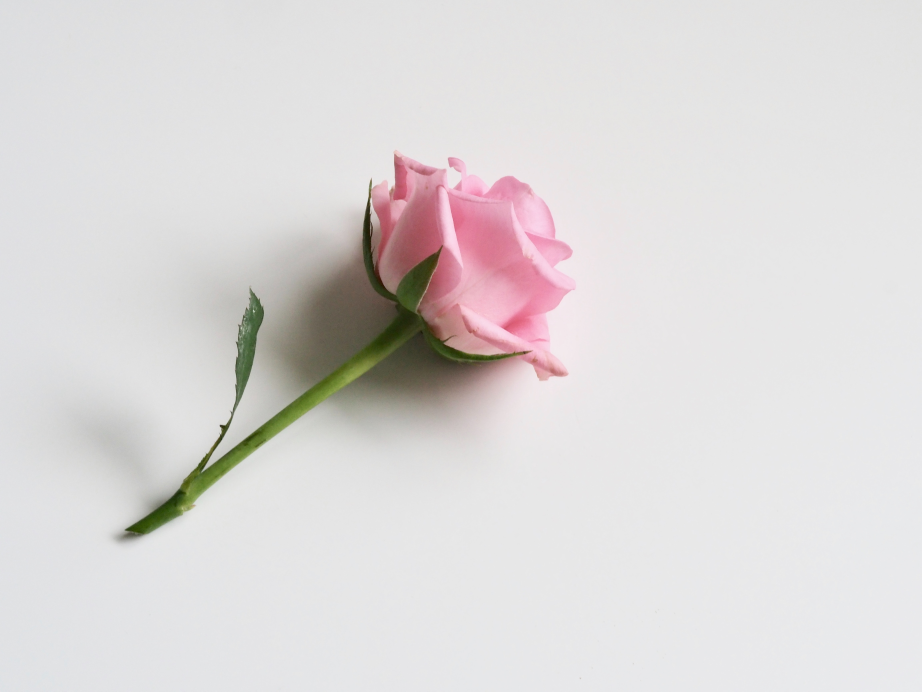
#> input picture computer-vision/images/rose.jpg, 4608 x 3456 px (shown at 1/5 size)
$ jupyter execute --allow-errors gradients_and_edges.ipynb
#> lines starting #> are read from the running program, lines starting #| are printed output that depends on the picture
### computer-vision/module/kernel.py
import numpy as np
import enum
from .convolve import convolve


def box_filter(size):
    return np.ones((size, size))/size**2


def gaussian_filter(size, sigma=1):
    assert size % 2 == 1

    kernel = np.ones((size, size), np.float64)
    k = size // 2
    for i in range(size):
        for j in range(size):
            exponent = -((i - k)**2 + (j-k)**2) / (2 * sigma**2)
            kernel[i][j] = np.exp(exponent) / (2 * np.pi*sigma**2)
    return kernel


class Orientation(enum.Enum):
    horizontal = 0
    vertical_reversed = 1
    horizontal_reversed = 2
    vertical = 3


def prewitt(orientation=Orientation.horizontal):
    horizontal_matrix = np.array([[1, 0, -1], [1, 0, -1], [1, 0, -1]])

    return np.rot90(horizontal_matrix, orientation.value)


def sobel(orientation=Orientation.horizontal):
    horizontal_matrix = np.array([[1, 0, -1], [2, 0, -2], [1, 0, -1]])

    return np.rot90(horizontal_matrix, orientation.value)


def dog(size, sigma=1, gradient_filter_func=prewitt, orientation=Orientation.horizontal):
    gradient_filter = gradient_filter_func(orientation)
    size_reduction = gradient_filter.shape[0] - 1
    return convolve(gaussian_filter(size + size_reduction, sigma), gradient_filter, pad=False, clip=False)


def laplace_filter():
    return np.array([[0, 1, 0], [1, -4, 1], [0, 1, 0]])


def log(size, sigma=1, orientation=Orientation.horizontal):
    size_reduction = laplace_filter().shape[0] - 1
    return convolve(gaussian_filter(size + size_reduction, sigma), laplace_filter(), pad=False, clip=False)


# [12 lines left out: function gabor, not called in this run]

### common/utility.py
import inspect
import matplotlib.pyplot as plt

def show_implementation(cls, section=None):
    SECTION_DELIMITER = "Section"
    found_section = False
    it = inspect.getsourcelines(cls)[0]
    print(it[0], end='')
    for line in it[1:]:
        if section is not None and section not in line and not found_section:
            continue
        found_section = True

        if SECTION_DELIMITER in line and section is not None and section not in line:
            break
        print(line, end='')

### computer-vision/module/utility.py
import matplotlib.pyplot as plt
import numpy as np
from matplotlib.colors import hsv_to_rgb

def show_images(*img_label_tuples, grey=True):
    if len(img_label_tuples) == 1 and type(img_label_tuples[0]) == list:
        img_label_tuples = img_label_tuples[0]

    n = len(list(img_label_tuples))
    f = plt.figure(figsize=(12.8, 9.6))

    axes = [f.add_subplot(100 + 10 * n + i) for i in range(1, n+1)]

    imgs_max = 1 if all([image.max() <= 1 for image, *_ in img_label_tuples]) else 255

    for ax, (image, label, *others) in zip(axes, img_label_tuples):
        ax.title.set_text(label)
        autoscale = others[0] if len(others) > 0 else False
        vmin, vmax = (0, imgs_max) if not autoscale else (image.min(), image.max())
        if grey:
            ax.imshow(image, cmap='gray', vmin=vmin, vmax=vmax)
        else:
            ax.imshow(image)

        ax.xaxis.set_visible(False)
        ax.yaxis.set_visible(False)

# [24 lines left out: function show_pyramids, not called in this run]

def array_is_equal(arr1, arr2, epsilon=1e-10):
    return np.abs((arr1 - arr2)).max() < epsilon

# [16 lines left out: functions make_segments, interact_func, not called in this run]

### computer-vision/module/canny_edge.py
import numpy as np
from .kernel import dog
from .gradient import compute_gradient


def canny_edge(image, high_threshold, low_threshold, kernel_size=3):
    def make_dog(orientation): return dog(kernel_size, orientation=orientation)

    mag, theta = compute_gradient(image, gradient_kernel=make_dog)

    high_pixels = nonmaximum_suppression(
        np.where(mag >= high_threshold, mag, 0), theta)
    low_pixels = nonmaximum_suppression(
        np.where(mag >= low_threshold, mag, 0), theta)

    result = hysteresis_threshold(high_pixels, low_pixels)
    return result


# [65 lines left out: functions nonmaximum_suppression, hysteresis_threshold, not called in this run]

### computer-vision/module/convolve.py
import numpy as np
from .pad_image import paddable
from .correlate import correlate


@paddable
def convolve(img, window, clip=True):
    return correlate(img, np.flip(window), clip=clip, pad=False)

### computer-vision/module/gradient.py
import numpy as np
from .kernel import prewitt, Orientation
from .convolve import convolve


def compute_gradient(image, gradient_kernel=prewitt):
    sx = compute_one_gradient(image, Orientation.horizontal, gradient_kernel)
    sy = compute_one_gradient(image, Orientation.vertical, gradient_kernel)

    mag = np.sqrt(sx**2 + sy**2)

    with np.errstate(divide='ignore', invalid='ignore'):
        theta = np.arctan2(sy, sx)
    return mag, theta


def compute_one_gradient(image, orientation, gradient_kernel=prewitt):
    return convolve(image, gradient_kernel(orientation), clip=False, pad=False)

### computer-vision/module/add_noise.py
import numpy as np


# [8 lines left out: function salt_and_pepper, not called in this run]


def gaussian_noise(img, mu=0, sigma=20):
    img = np.array(img).astype(np.int16)
    mask = np.random.normal(mu, sigma, img.shape)
    img = img + mask

    return np.clip(img, 0, 255)

### computer-vision/gradients_and_edges.ipynb
[cell 1]
import sys
sys.path.append('..')

[cell 2]
from PIL import Image
import numpy as np
from module.utility import show_images
from common.utility import show_implementation

[cell 3]
rose_image = np.array(Image.open(
    'images/rose.jpg').resize((288, 216)).convert('L'))
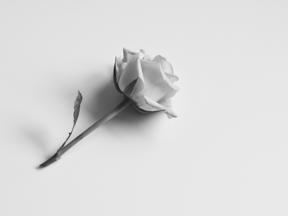
#> rose_image: shape (216, 288); min 27, max 238, mean 217.7
words_image = np.array(Image.open(
    'images/words.jpg').resize((288, 216)).convert('L'))
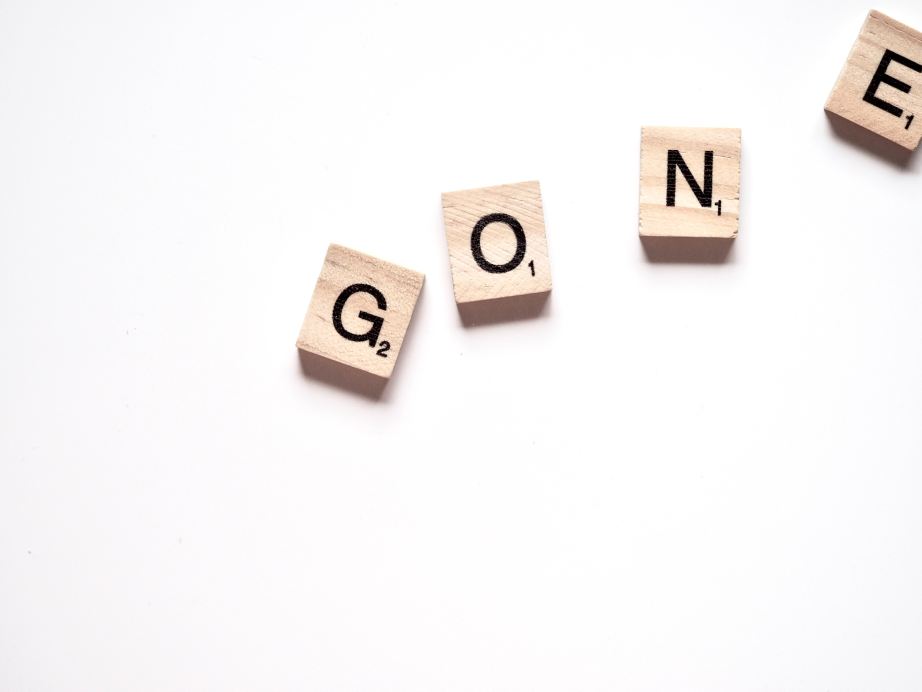
#> input picture computer-vision/images/words.jpg, 4608 x 3456 px (shown at 1/5 size)
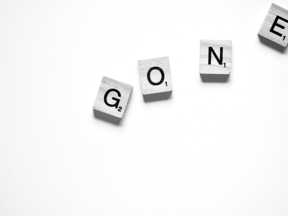
#> words_image: shape (216, 288); min 0, max 255, mean 245.3

# Gradients and Edges
## Motivation

[cell 4]
from module.canny_edge import canny_edge

#> (the rest of this cell did not finish here and is left out)

show_images((outline, "", True))

Consider the above images.
Despite it being only the outline of the subject, we can clearly recognize it as a flower of some kind.
Thus, this cues us to realize that edges carries a significant portion of information in an image.

## Identification
How should we identify edges?

A logical assumption is that edges corresponds to regions in the image where there is a sharp discontinuity in the image.
For example, in the below image, we compute the intensity across the (red) horizontal scan line.
Notice that the edge of subject corresponds to a large dip/rise in intensity.
Thus, this prompts us to look at the 1st derivative of the intensity across the scan line.
From here, we can see that the edges now corresponds to regions where the derivative of the intensity is of large magnitude.

[cell 5]
import matplotlib.pyplot as plt


def show_scanline(image, second_order=False):
#> called with second_order = False
    height, width = image.shape
#> height = 216; width = 288
    y = height // 3
#> y = 72

    fig, (ax1, ax2, *dxs) = plt.subplots(3 if not second_order else 4,
                                         sharex=True, figsize=(5, 10))

    ax1.imshow(image, cmap='gray')

    scan_line = image[y]
#> scan_line = 288 values, max 235 at index 174, min 27 at index 114, mean 209.5
    derivatives = np.append(np.diff(scan_line.astype(np.float64)), 0)
#> derivatives = 288 values, max 53 at index 115, min -76 at index 113, mean 0.0208

    ax1.set_title('Image')
    ax2.set_title('Scan Line Intensity')
    dxs[0].set_title('Scan Line Derivative')

    ax1.set_aspect('auto')
    ax2.set_aspect('auto')
    dxs[0].set_aspect('auto')

    if second_order:
        dxs[1].set_title('Scan Line 2nd Derivative')
        dxs[1].set_aspect('auto')

    ax1.plot((0, width), (y, y))
    ax2.plot(range(width), scan_line)
    dxs[0].plot(range(len(derivatives)), derivatives)

    if second_order:
        derivatives = np.append(np.diff(scan_line.astype(np.float64), n=2), 0)
        dxs[1].plot(range(len(derivatives)), derivatives)

[cell 6]
show_scanline(rose_image)
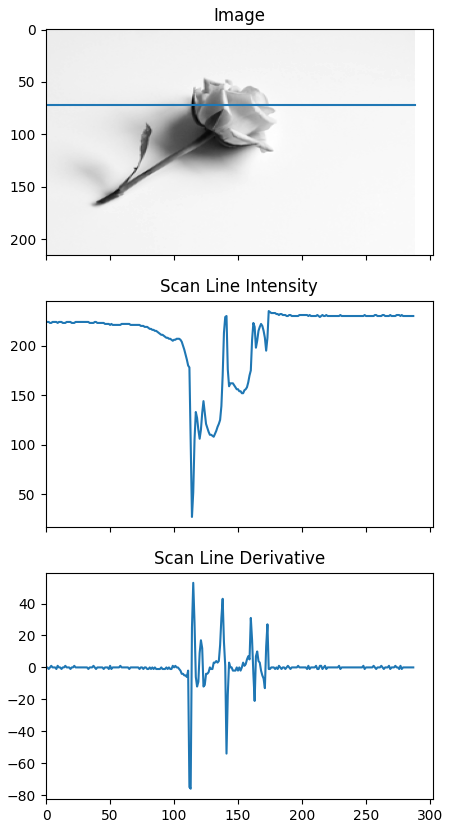
#> figure drawn by matplotlib, 3 panels; panel 3: curve peaks at x = 115, y = 53

In order words, if we view the image as a 3D surface (as per below), then we are looking at regions where there are sudden change in elevation.

[cell 7]
ys, xs = rose_image.shape
#> ys = 216; xs = 288
xs, ys = range(xs), range(ys)
xs, ys = np.meshgrid(xs, ys)
zs = rose_image

fig = plt.figure(figsize=(12, 24))
ax = fig.add_subplot(1, 2, 1, projection='3d')
ax.elev = 80
ax.azim = 180
ax.set_xlim3d(0, 200)
ax.set_ylim3d(0, 200)
ax.set_zlim3d(0, 255)
ax.plot_surface(xs, ys, zs)
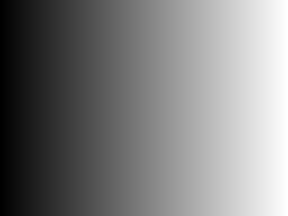
#> xs: shape (216, 288) int64; min 0, max 287, mean 143.5; drawn with min black and max white

ax2 = fig.add_subplot(1, 2, 2, projection='3d')
ax2.elev = 10
ax2.azim = 180
ax2.set_xlim3d(0, 200)
ax2.set_ylim3d(0, 200)
ax2.set_zlim3d(0, 255)
ax2.plot_surface(xs, ys, zs)
plt.show()
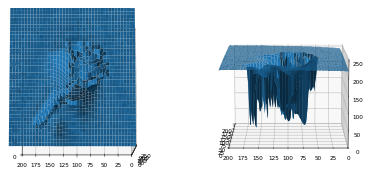
#> figure drawn by matplotlib, 2 panels

## <span id="image-gradient"/> Image Gradient
The gradient is a vector that points in the direction of the largest change in intensity.
Thus, the gradient of image $f$, defined as $\nabla f = \left[ \frac{\partial f} {\partial x}, \frac{\partial f} {\partial y} \right]$.

The **gradient direction** is defined simply as
$$
\theta = \arctan \left(\frac{\partial f} {\partial y} / \frac{\partial f} {\partial x}\right)
$$

, and the **gradient magnitude** is defined simply as
$$
||\nabla f|| = \sqrt {\left(\frac{\partial f} {\partial y}\right)^2 + \left(\frac{\partial f} {\partial x}\right)^2}
$$
by geometry

## Discrete Gradient
However, notice that the above applies for continuous 2D functions.
We can extend this to discrete functions (like in case of images), by considering the differences between pixels.

Recall that in calculus, we can define the derivative using forward difference per below
$$
f'(x) = \lim _{h \rightarrow \infty} \frac{f(x+h) -f(x)}{h}
$$

However, since we are interested in the gradient in both directions for a selected pixel, we can use central difference instead:
$$
f'(x) = \lim _{h \rightarrow \infty} \frac{f(x+0.5h) -f(x-0.5h)}{h}
$$

Finally, we extend this to the discrete case by removing the limit and setting $h=2$ to obtain some form of discrete gradient, thus yielding
$$
f'(x) = \frac{f(x+1) -f(x-1)}{2}
$$

### Filter

A big thing to notice is that we can process the above calculation as simply a filtering operation (remember, we mean convolution conventionally), using the below 1D kernel.

$$
f = \begin{pmatrix}
\frac{1}{2} & 0 & -\frac{1}{2}
\end{pmatrix}
$$

(Note that the first value in the matrix is possible and the last is negative, because the first value corresponds to the "following pixel" while the last value corresponds to the "previous pixel" as convolution flips the kernel before correlating)

Since we are only interested in the relative magnitude of the derivatives when detecting edges, we can drop the $\frac{1}{2}$ factor to improve performance, giving us the following kernel:

$$
f = \begin{pmatrix}
1 & 0 & -1
\end{pmatrix}
$$

#### Types of Filters
##### Prewitt Filter
Remember that we prefer to work with square filters if possible?
We can extend the previous kernel into a square kernel, simply by extending it vertically.
Thus, we get
$$
f = \begin{pmatrix}
1 & 0 & -1 \\
1 & 0 & -1 \\
1 & 0 & -1 \\
\end{pmatrix}
$$

This is also known as the **Prewitt filter**.

Of course, this only detects vertical edges, to detect horizontal ones, we simply rotate the kernel.

$$
f = \begin{pmatrix}
1 & 1 &  1 \\
0 & 0 &  0 \\
-1 & -1 & -1 \\
\end{pmatrix}
$$

(Note that filters that detects horizontal edges are detecting for the gradients in the vertical direction, and vice versa)

[cell 8]
from module.convolve import convolve
from module.kernel import prewitt
from module.kernel import Orientation

show_images((words_image, "Original Image"),
            (convolve(words_image, prewitt(Orientation.horizontal),
                      clip=False), "Vertical Edges"),
            (convolve(words_image, prewitt(Orientation.vertical), clip=False), "Horizontal Edges"))
#> (the call stopped at in convolve, `return correlate(img, np.flip(window), clip=clip, pad=False)`: module is not available in this run)

Notice that around the 'O', the horizontal filter detects the horizontal arcs in the 'O', while the vertical filter detects the vertical arcs.

##### Sobel Filter
Even though extending into the Prewitt filter is intuitive, a more commonly used filter is the Sobel filter

$$
f = \begin{pmatrix}
1 & 0 & -1 \\
2 & 0 & -2 \\
1 & 0 & -1 \\
\end{pmatrix}
$$

Notice that this filter can be broken down as follows

$$
f = \begin{pmatrix}
1 & 1 &  1 \\
0 & 0 &  0 \\
-1 & -1 & -1 \\
\end{pmatrix}
=
\begin{pmatrix}
1 \\ 2 \\ 1
\end{pmatrix}
*
\begin{pmatrix}
1 & 0 & -1
\end{pmatrix}
$$

Notice that
$
\begin{pmatrix}
1 \\ 2 \\ 1
\end{pmatrix}
$
is just a blurring filter which has higher weight for the center pixel.
Thus, it is equivalent to blurring before detecting the edges.

Equivalently, we can see that the Prewitt filter uses a simply box filter before detecting the edges.

Notice that we exploited the associative property of convolution.
Rather than applying two 1D filters on the image, we can convolve the 2 1D filters with each other first, and apply 1 2D filter on the image instead.
Because we are only processing on the image once (compared to twice in the former), there is performance benefits to doing so.

[cell 9]
from module.kernel import sobel

show_images((words_image, "Original Image"),
            (convolve(words_image, sobel(Orientation.horizontal),
                      clip=False), "Vertical Edges"),
            (convolve(words_image, sobel(Orientation.vertical), clip=False), "Horizontal Edges"))
#> (the call stopped at in convolve, `return correlate(img, np.flip(window), clip=clip, pad=False)`: module is not available in this run)

Note that due to how similar the two filters are, they give rather similar results.

For the other kernels, we will briefly run through them.
Explorations with the kernels are left as an exercise to the reader.

#### Scharr Filter
\begin{pmatrix}
3 & 0 & -3 \\
10 & 0 & -10 \\
3 & 0 & -3 \\
\end{pmatrix}

#### Roberts Filter
\begin{pmatrix}
0 & 1 \\
-1 & 0
\end{pmatrix}

## Computing Image Gradient
To bring it all back, recall that image gradient [consists of both a magnitude component and a direction component](#image-gradient).

Hence, to compute the image gradient is simply:

1. Choose a gradient filter $S$
2. Convolve the image $f$ with the gradient filter to obtain the gradient components in both directions
$$
\frac{\partial f}{\partial x} = S_x * f \quad
\frac{\partial f}{\partial y} = S_y * f \quad
\nabla f = \left(\frac{\partial f}{\partial x}, \frac{\partial f}{\partial y}\right)
$$
3. Compute the gradient magnitude $||\nabla f||$ and orientation $\theta$
$$
\theta = \arctan\left(\frac{\partial f}{\partial y}/ \frac{\partial f}{\partial x}\right) \quad
||\nabla f|| = \sqrt{\left(\frac{\partial f}{\partial x}\right)^2 + \left(\frac{\partial f}{\partial y}\right)^2}
$$

[cell 10]
from module.gradient import compute_gradient, compute_one_gradient

show_implementation(compute_gradient)
show_implementation(compute_one_gradient)

#> (a cell that did not finish here is left out)

Notice that our magnitude plot starts to identify the edges rather well.

The orientation plot looks rather messy because we are representing the angles as intensity values.
A more sensible way to look at the orientation is to look at is as a vector field, where the arrow points in the direction of the gradient.

[cell 12]
fig = plt.figure(figsize=(28, 14))


# [14 lines left out: function plot_theta, not called in this run]


ax = fig.add_subplot(1, 2, 2)
#> (the rest of this cell did not finish here and is left out)

As we can see, the background have small gradients, while the regions with the tiles have large gradients.

For comparison, we can look at the gradient of the following image of a smooth gradient.

[cell 13]
grad = np.where(np.arange(0, 255) <= 128,
                np.arange(0, 255), np.arange(255, 0, -1))
grad = np.tile(grad, (255, 1))

#> (the rest of this cell did not finish here and is left out)

As we can see, the magnitude and directions follows our intuitions.

## Effect of Noise

[cell 14]
from module.add_noise import gaussian_noise
from module.kernel import gaussian_filter

image = np.tile(np.repeat((200, 255), 64), (60, 1))
noisy_image = gaussian_noise(image, sigma=18)

show_images((image, ""), (noisy_image, ""))
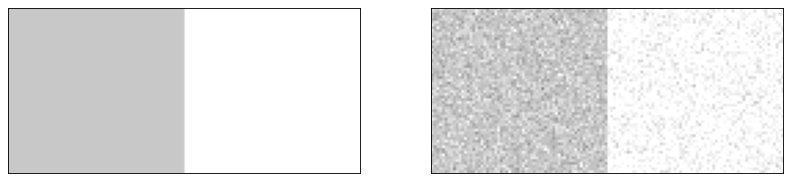
#> figure drawn by matplotlib, 2 panels

[cell 15]
show_scanline(noisy_image)
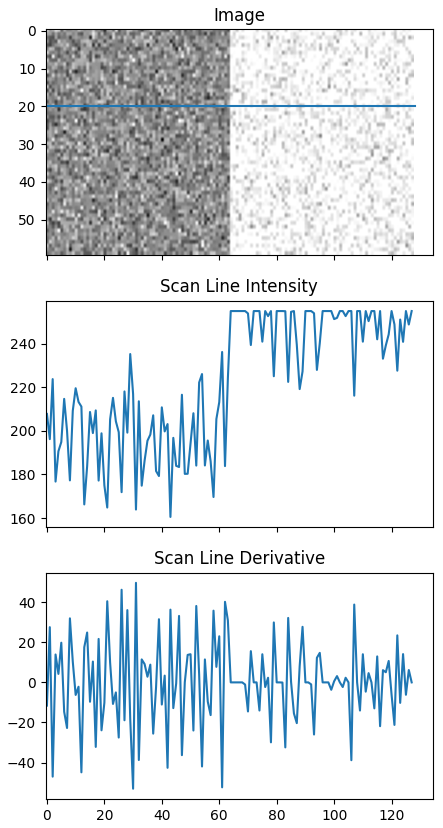
#> figure drawn by matplotlib, 3 panels; panel 3: curve peaks at x = 31, y = 49.68

Looking at its scanline, we notice that it is difficult to localize the edge due to the noise.
We can reason it as the following:

Suppose that we model the noise as a periodic signal in the image, thus as $\sin \omega x$, where $\omega$ is the frequency of the noise.

Let $f$ be the function of the intensity in our original image, then our noisy image is derived as
$$
f(x) + \sin \omega x
$$

When we are finding the edge, we compute the derivative to be the value below:
$$
f'(x) + \frac{d \sin \omega x}{dx} = f'(x) + \omega \cos \omega x
$$

Since noise is modeled as high-frequency signals (*ie* large $\omega$), the derivative will have the noise amplified, thus greatly distorted by the noise.

#> (a cell that did not finish here is left out)

Indeed, it is difficult to find the extrema from the magnitude plot.

To remove the noise, we can apply blurring as described in [Filtering](./filtering.ipynb#noise-removal).

#> (a cell that did not finish here is left out)

show_scanline(blurred_image)

From above, we can see that we can now clearly identify the peak after filtering away the noise.
This brings us to the understanding that we should apply a blur before using our edge detection kernel.

#> (a cell that did not finish here is left out)

Notice the magnitude in the edge region is much higher than the noisy region.

### Drawback
Notice that after blurring, the edge region we detect has a "larger width".
This means that even though we can identify the region where the edge resides, we cannot localize it well.

## DoG and Laplace filter

### Differentiation property of convolution
With convolution, it also has another useful property.
The below holds:

$$
\frac{\partial } {\partial x} \left(h * f\right) = \left(\frac{\partial } {\partial x} h\right) * f
$$

### Derivative of Gaussian (DoG) <span id = "dog">
Thus, if we wish to have a kernel which gives us the magnitude, while accounting for noise, we can simply differentiate the Gaussian kernel to obtain our desired kernel.

[cell 19]
from module.kernel import gaussian_filter

SIZE = 9

xs, ys = range(SIZE), range(SIZE)
xs, ys = np.meshgrid(xs, ys)
zs = gaussian_filter(SIZE)
#> (the rest of this cell did not finish here and is left out)

The above is the Gaussian kernel and its derivative visualized as a 3D surface.

[cell 20]
from module.kernel import dog

show_implementation(dog)

[cell 21]
size = 3
def make_dog(orientation): return dog(size, orientation=orientation)


#> (the rest of this cell did not finish here and is left out)

#> (a cell that did not finish here is left out)

Hence, we can approximate the gradient of the image in each direction with just one convolution operation on the image, which also accounts for noise.

### Laplace filter
We can also approximate the 2nd order derivative using finite differences.

$$
f''(x) = \lim _{h \rightarrow \infty} \frac{f(x+h) - 2 f(x) + f(x-h)}{h^2}
$$

Using similar concepts, we can derive the 1D Laplace filter (2nd order derivative filter) using the coefficient in the numerator:

$$
f = \begin{pmatrix}
1 & -2 & 1
\end{pmatrix}
$$

Extending this, we obtain the following 2D Laplace filter

$$
f = \begin{pmatrix}
0 & 1 & 0 \\
1 & -4 & 1 \\
0 & 1 & 0 \\
\end{pmatrix}
$$

### Laplacian of Gaussian (LoG) <span id="log">
Thus, similarly, we can obtain the kernel which finds the 2nd order derivative of the image, while removing the noise.
We do so by simply convolving the Gaussian kernel with the 2D Laplacian kernel.

[cell 23]
from module.kernel import laplace_filter

SIZE = 13

xs, ys = range(SIZE), range(SIZE)
xs, ys = np.meshgrid(xs, ys)
zs = gaussian_filter(SIZE)
#> (the rest of this cell did not finish here and is left out)

The above is the Gaussian kernel and its 2nd order derivative visualized as a 3D surface.

[cell 24]
from module.kernel import log

show_implementation(log)

[cell 25]
image = np.tile(np.repeat((200, 255), 32), (64, 1))
#> (the rest of this cell did not finish here and is left out)


show_scanline(image, second_order=True)

Notice that when we use the 2nd order derivative, the edge corresponds to the "0 crossing", while using 1st order derivative, the edge corresponds to the extrema.
Thus, it localizes the edges better, but may be more inconvenient to use.

#> (a cell that did not finish here is left out)
